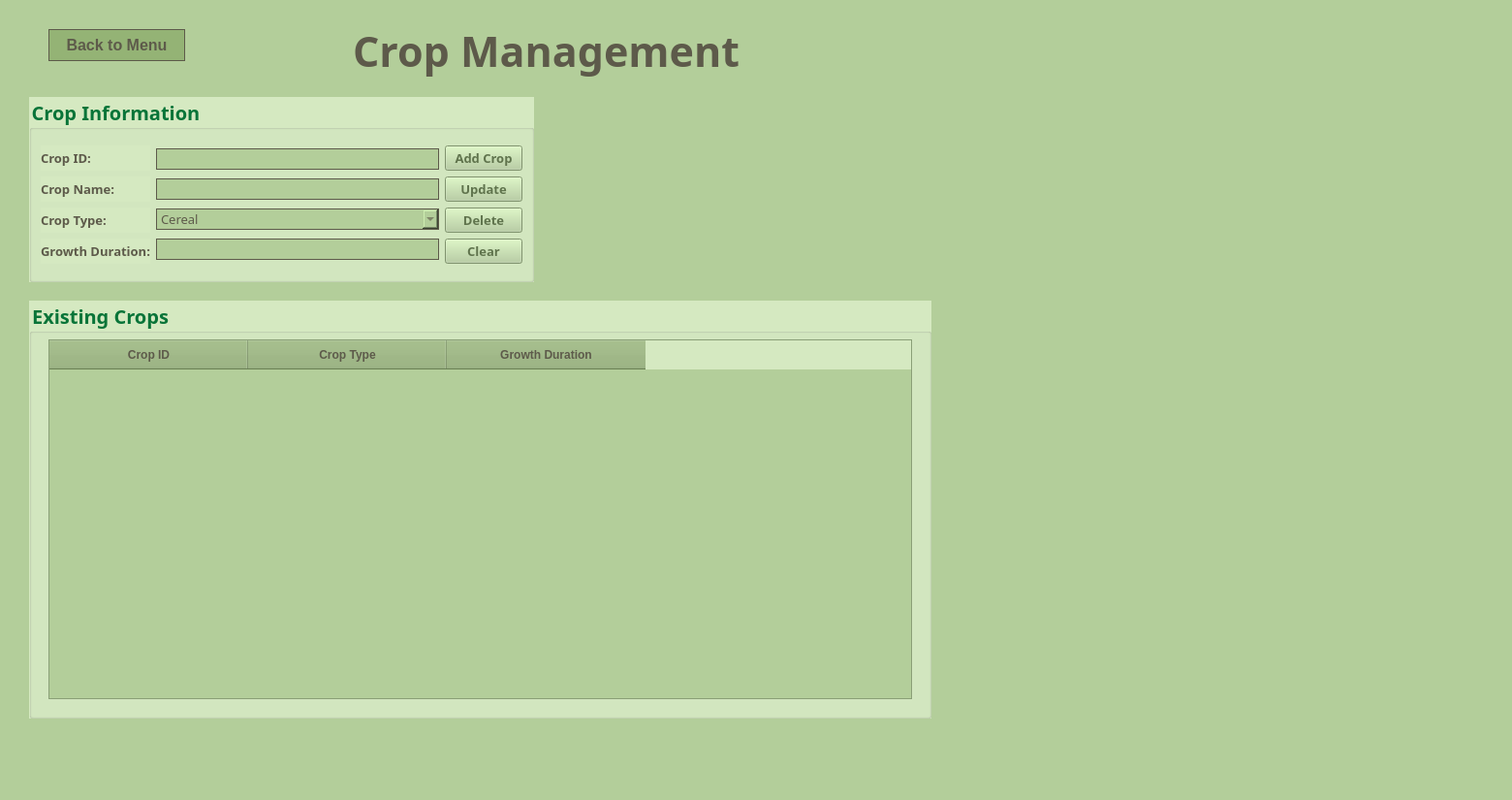
<?xml version="1.0" encoding="UTF-8"?>
<ui version="4.0">
 <class>CropManagement</class>
 <widget class="QMainWindow" name="CropManagement">
  <property name="geometry">
   <rect>
    <x>0</x>
    <y>0</y>
    <width>1560</width>
    <height>825</height>
   </rect>
  </property>
  <property name="windowTitle">
   <string>Farm Flow: Crop Management</string>
  </property>
  <property name="styleSheet">
   <string notr="true">BACKGROUND-COLOR:  #b3ce9a;n</string>
  </property>
  <widget class="QWidget" name="centralwidget">
   <widget class="QLabel" name="titleLabel">
    <property name="geometry">
     <rect>
      <x>340</x>
      <y>10</y>
      <width>447</width>
      <height>84</height>
     </rect>
    </property>
    <property name="font">
     <font>
      <family>Papyrus</family>
      <pointsize>32</pointsize>
      <weight>75</weight>
      <bold>true</bold>
     </font>
    </property>
    <property name="styleSheet">
     <string notr="true">color: #5D5A4A</string>
    </property>
    <property name="text">
     <string>Crop Management</string>
    </property>
    <property name="alignment">
     <set>Qt::AlignCenter</set>
    </property>
   </widget>
   <widget class="QGroupBox" name="cropInformationGroup">
    <property name="geometry">
     <rect>
      <x>30</x>
      <y>100</y>
      <width>521</width>
      <height>191</height>
     </rect>
    </property>
    <property name="maximumSize">
     <size>
      <width>1063</width>
      <height>219</height>
     </size>
    </property>
    <property name="font">
     <font>
      <family>Poor Richard</family>
      <pointsize>15</pointsize>
      <weight>75</weight>
      <bold>true</bold>
      <stylestrategy>PreferDefault</stylestrategy>
     </font>
    </property>
    <property name="styleSheet">
     <string notr="true">background-color: #d5e9c1; 
color:  #087438</string>
    </property>
    <property name="title">
     <string>Crop Information</string>
    </property>
    <layout class="QGridLayout" name="gridLayout">
     <item row="0" column="0">
      <layout class="QVBoxLayout" name="verticalLayout">
       <item>
        <widget class="QLabel" name="cropIDLabel">
         <property name="font">
          <font>
           <family>Poor Richard</family>
           <pointsize>10</pointsize>
           <weight>75</weight>
           <bold>true</bold>
          </font>
         </property>
         <property name="styleSheet">
          <string notr="true">color: #5D5A4A</string>
         </property>
         <property name="text">
          <string>Crop ID:</string>
         </property>
        </widget>
       </item>
       <item>
        <widget class="QLabel" name="cropNameLabel">
         <property name="font">
          <font>
           <family>Poor Richard</family>
           <pointsize>10</pointsize>
           <weight>75</weight>
           <bold>true</bold>
          </font>
         </property>
         <property name="styleSheet">
          <string notr="true">color: #5D5A4A</string>
         </property>
         <property name="text">
          <string>Crop Name:</string>
         </property>
        </widget>
       </item>
       <item>
        <widget class="QLabel" name="categoryLabel">
         <property name="font">
          <font>
           <family>Poor Richard</family>
           <pointsize>10</pointsize>
           <weight>75</weight>
           <bold>true</bold>
          </font>
         </property>
         <property name="styleSheet">
          <string notr="true">color: #5D5A4A</string>
         </property>
         <property name="text">
          <string>Crop Type:</string>
         </property>
        </widget>
       </item>
       <item>
        <widget class="QLabel" name="growthDurationLabel">
         <property name="font">
          <font>
           <family>Poor Richard</family>
           <pointsize>10</pointsize>
           <weight>75</weight>
           <bold>true</bold>
          </font>
         </property>
         <property name="styleSheet">
          <string notr="true">color: #5D5A4A</string>
         </property>
         <property name="text">
          <string>Growth Duration:</string>
         </property>
        </widget>
       </item>
      </layout>
     </item>
     <item row="0" column="1">
      <layout class="QVBoxLayout" name="verticalLayout_3">
       <item>
        <widget class="QLineEdit" name="cropID">
         <property name="font">
          <font>
           <family>Poor Richard</family>
           <pointsize>10</pointsize>
          </font>
         </property>
         <property name="styleSheet">
          <string notr="true">background-color: #b3ce9a;
border: 1px solid #5D5A4A;
color: #5D5A4A</string>
         </property>
        </widget>
       </item>
       <item>
        <widget class="QLineEdit" name="cropName">
         <property name="font">
          <font>
           <family>Poor Richard</family>
           <pointsize>10</pointsize>
          </font>
         </property>
         <property name="styleSheet">
          <string notr="true">background-color: #b3ce9a;
border: 1px solid #5D5A4A;
color: #5D5A4A</string>
         </property>
        </widget>
       </item>
       <item>
        <widget class="QComboBox" name="category">
         <property name="font">
          <font>
           <family>Poor Richard</family>
           <pointsize>10</pointsize>
          </font>
         </property>
         <property name="styleSheet">
          <string notr="true">background-color: #b3ce9a;
border: 1px solid #5D5A4A;
color: #5D5A4A</string>
         </property>
         <item>
          <property name="text">
           <string>Cereal</string>
          </property>
         </item>
         <item>
          <property name="text">
           <string>Vegetable</string>
          </property>
         </item>
         <item>
          <property name="text">
           <string>Fruit</string>
          </property>
         </item>
        </widget>
       </item>
       <item>
        <widget class="QLineEdit" name="growthDuration">
         <property name="font">
          <font>
           <family>Poor Richard</family>
           <pointsize>10</pointsize>
          </font>
         </property>
         <property name="styleSheet">
          <string notr="true">background-color: #b3ce9a;
border: 1px solid #5D5A4A;
color: #5D5A4A</string>
         </property>
        </widget>
       </item>
      </layout>
     </item>
     <item row="0" column="2">
      <layout class="QVBoxLayout" name="verticalLayout_2">
       <item>
        <widget class="QPushButton" name="addCropButton">
         <property name="font">
          <font>
           <family>Poor Richard</family>
           <pointsize>10</pointsize>
           <weight>75</weight>
           <bold>true</bold>
          </font>
         </property>
         <property name="styleSheet">
          <string notr="true">background-color: #b3ce9a;
color: #5f734c</string>
         </property>
         <property name="text">
          <string>Add Crop</string>
         </property>
        </widget>
       </item>
       <item>
        <widget class="QPushButton" name="updateButton">
         <property name="font">
          <font>
           <family>Poor Richard</family>
           <pointsize>10</pointsize>
           <weight>75</weight>
           <bold>true</bold>
          </font>
         </property>
         <property name="styleSheet">
          <string notr="true">background-color: #b3ce9a;
color: #5f734c</string>
         </property>
         <property name="text">
          <string>Update</string>
         </property>
        </widget>
       </item>
       <item>
        <widget class="QPushButton" name="deleteButton">
         <property name="font">
          <font>
           <family>Poor Richard</family>
           <pointsize>10</pointsize>
           <weight>75</weight>
           <bold>true</bold>
          </font>
         </property>
         <property name="styleSheet">
          <string notr="true">background-color: #b3ce9a;
color: #5f734c</string>
         </property>
         <property name="text">
          <string>Delete</string>
         </property>
        </widget>
       </item>
       <item>
        <widget class="QPushButton" name="clearButton">
         <property name="font">
          <font>
           <family>Poor Richard</family>
           <pointsize>10</pointsize>
           <weight>75</weight>
           <bold>true</bold>
          </font>
         </property>
         <property name="styleSheet">
          <string notr="true">background-color: #b3ce9a;
color: #5f734c</string>
         </property>
         <property name="text">
          <string>Clear</string>
         </property>
        </widget>
       </item>
      </layout>
     </item>
    </layout>
   </widget>
   <widget class="QGroupBox" name="existingCropsGroup">
    <property name="geometry">
     <rect>
      <x>30</x>
      <y>310</y>
      <width>931</width>
      <height>431</height>
     </rect>
    </property>
    <property name="font">
     <font>
      <family>Poor Richard</family>
      <pointsize>15</pointsize>
      <weight>75</weight>
      <bold>true</bold>
     </font>
    </property>
    <property name="styleSheet">
     <string notr="true">background-color: #d5e9c1; 
color:  #087438</string>
    </property>
    <property name="title">
     <string>Existing Crops</string>
    </property>
    <widget class="QTableWidget" name="cropTable">
     <property name="geometry">
      <rect>
       <x>20</x>
       <y>40</y>
       <width>891</width>
       <height>371</height>
      </rect>
     </property>
     <property name="styleSheet">
      <string notr="true">QHeaderView::section {
    background-color: #94b375;
    color: #5D5A4A;
    padding: 6px;
    font-weight: bold;
}
QTableWidget {
background-color: #b3ce9a;
}</string>
     </property>
     <property name="rowCount">
      <number>0</number>
     </property>
     <property name="columnCount">
      <number>3</number>
     </property>
     <attribute name="horizontalHeaderDefaultSectionSize">
      <number>205</number>
     </attribute>
     <column>
      <property name="text">
       <string>Crop ID</string>
      </property>
     </column>
     <column>
      <property name="text">
       <string>Crop Type</string>
      </property>
     </column>
     <column>
      <property name="text">
       <string>Growth Duration</string>
      </property>
     </column>
    </widget>
   </widget>
   <widget class="QLabel" name="label">
    <property name="geometry">
     <rect>
      <x>0</x>
      <y>480</y>
      <width>1551</width>
      <height>341</height>
     </rect>
    </property>
    <property name="text">
     <string/>
    </property>
    <property name="pixmap">
     <pixmap>sticker4.png</pixmap>
    </property>
    <property name="scaledContents">
     <bool>true</bool>
    </property>
   </widget>
   <widget class="QLabel" name="label_2">
    <property name="geometry">
     <rect>
      <x>590</x>
      <y>100</y>
      <width>251</width>
      <height>151</height>
     </rect>
    </property>
    <property name="text">
     <string/>
    </property>
    <property name="pixmap">
     <pixmap>6.png</pixmap>
    </property>
    <property name="scaledContents">
     <bool>true</bool>
    </property>
   </widget>
   <widget class="QPushButton" name="BACKBUTTON">
    <property name="geometry">
     <rect>
      <x>50</x>
      <y>30</y>
      <width>141</width>
      <height>33</height>
     </rect>
    </property>
    <property name="font">
     <font>
      <family>Arial</family>
      <pointsize>12</pointsize>
      <weight>75</weight>
      <bold>true</bold>
     </font>
    </property>
    <property name="styleSheet">
     <string notr="true"> background-color: #94b375;
 color: #5D5A4A;
border: 1px solid #5D5A4A;</string>
    </property>
    <property name="text">
     <string>Back to Menu</string>
    </property>
   </widget>
   <zorder>label</zorder>
   <zorder>titleLabel</zorder>
   <zorder>cropInformationGroup</zorder>
   <zorder>existingCropsGroup</zorder>
   <zorder>label_2</zorder>
   <zorder>BACKBUTTON</zorder>
  </widget>
 </widget>
 <resources/>
 <connections/>
</ui>
